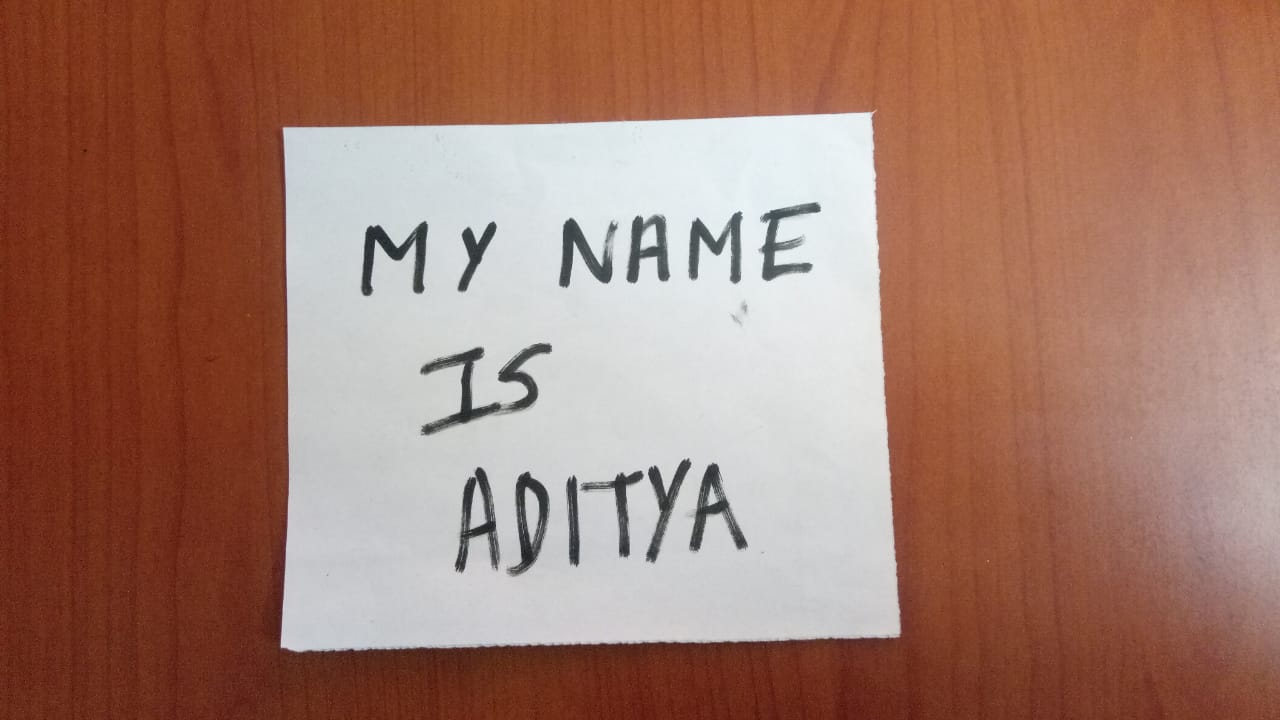
#> input picture document scanner/test.jpg, 1280 x 720 px
$ python Scanner.py   (older library calls are emulated)
#> lines starting #> are read from the running program, lines starting #| are printed output that depends on the picture; after the words box and inside, x2 and y2 are one past the last pixel; in counts of white or black regions, pixels touching at a corner belong together
### document scanner/mapper.py
import numpy as np

def mapp(h):
    h = h.reshape((4,2))
    hnew = np.zeros((4,2),dtype = np.float32)

    add = h.sum(1)
    hnew[0] = h[np.argmin(add)]
    hnew[2] = h[np.argmax(add)]

    diff = np.diff(h,axis = 1)
    hnew[1] = h[np.argmin(diff)]
    hnew[3] = h[np.argmax(diff)]

    return hnew

### document scanner/Scanner.py
import cv2
import numpy as np
import mapper


img = cv2.imread("test.jpg")
#> img is the input picture: shape (720, 1280, 3); mean B, G, R 108.3, 122.9, 162.5
img=cv2.resize(img,(1300,800))
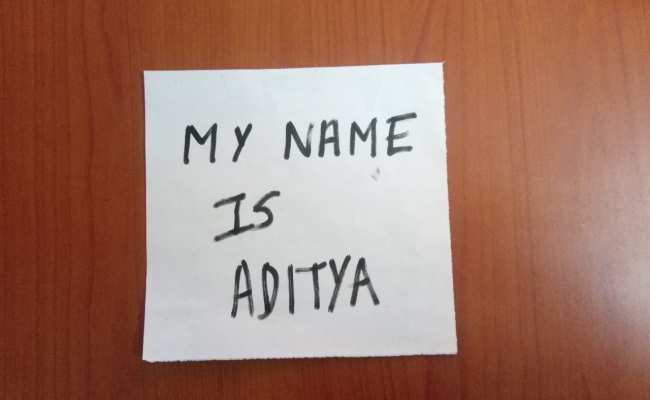
#> img: shape (800, 1300, 3) (shown at 1/2 size); mean B, G, R 108.2, 122.8, 162.4
orig = img.copy()
gray = cv2.cvtColor(img,cv2.COLOR_BGR2GRAY)
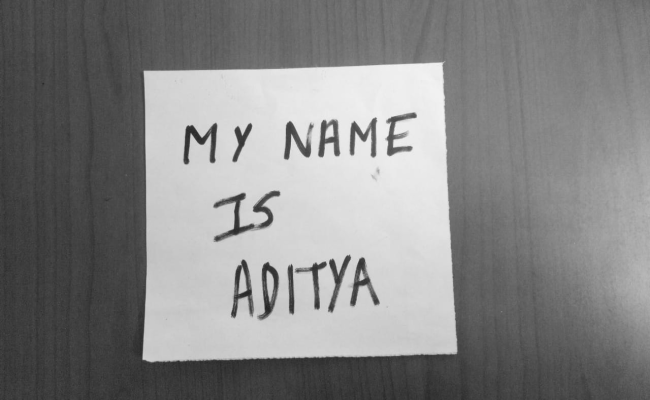
#> gray: shape (800, 1300) (shown at 1/2 size); min 29, max 247, mean 133
blurr = cv2.GaussianBlur(gray,(5,5),0)
edged = cv2.Canny(blurr,30,50)
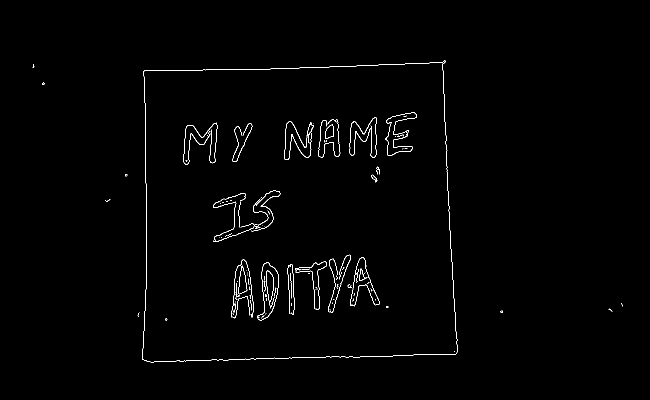
#> edged: shape (800, 1300) (shown at 1/2 size); 0.85% white in thin lines or dots, all inside (x1, y1, x2, y2) = (65, 121, 1246, 725)
img,contours,hierarchy = cv2.findContours(edged,cv2.RETR_LIST,cv2.CHAIN_APPROX_SIMPLE)
#> contours = 130 contours, 110 with area under 20; largest, box (x1, y1, x2, y2) and area: (284, 121, 915, 725) 353394, (284, 121, 915, 725) 353382, (650, 249, 668, 278) 350, (650, 249, 668, 278) 338, (568, 242, 628, 320) 223
contours = sorted(contours,key = cv2.contourArea,reverse=True)
target=[]
for c in contours:
    p=cv2.arcLength(c,True)
    approx = cv2.approxPolyDP(c,0.02*p,True)

    if len(approx)==4:
        target=approx
        break;
#> this loop made 1 pass
#> (p, target) on pass 1: (2465.8, [[890, 121], [288, 141], [285, 719], [913, 707]])
approx = mapper.mapp(target)
#> in mapp, `h = h.reshape((4,2))`: h = [[890, 121], [288, 141], [285, 719], [913, 707]]
#> in mapp, `add = h.sum(1)`: add = [1011, 429, 1004, 1620]
#> in mapp, `diff = np.diff(h,axis = 1)`: diff = [-769, -147, 434, -206]
#> approx = [[288, 141], [890, 121], [913, 707], [285, 719]]
pts = np.float32([[0,0],[800,0],[800,800],[0,800]])
op = cv2.getPerspectiveTransform(approx,pts)
#> op = [[1.37, 0.00713, -396.6], [0.0488, 1.47, -221.3], [2.74e-05, 7.52e-05, 1]]
dst = cv2.warpPerspective(orig,op,(800,800))
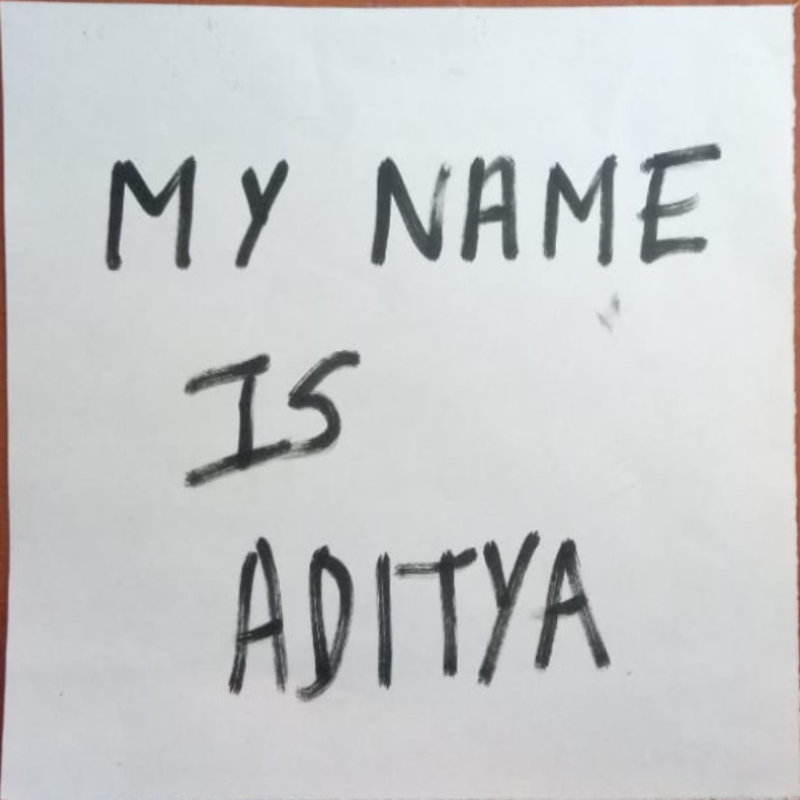
#> dst: shape (800, 800, 3); mean B, G, R 204.7, 203.5, 201.3

while(True):
    cv2.imshow("Scanned",dst)
    if cv2.waitKey(1) & 0xFF == ord("q"):
#> (key q is pressed here)
                break
